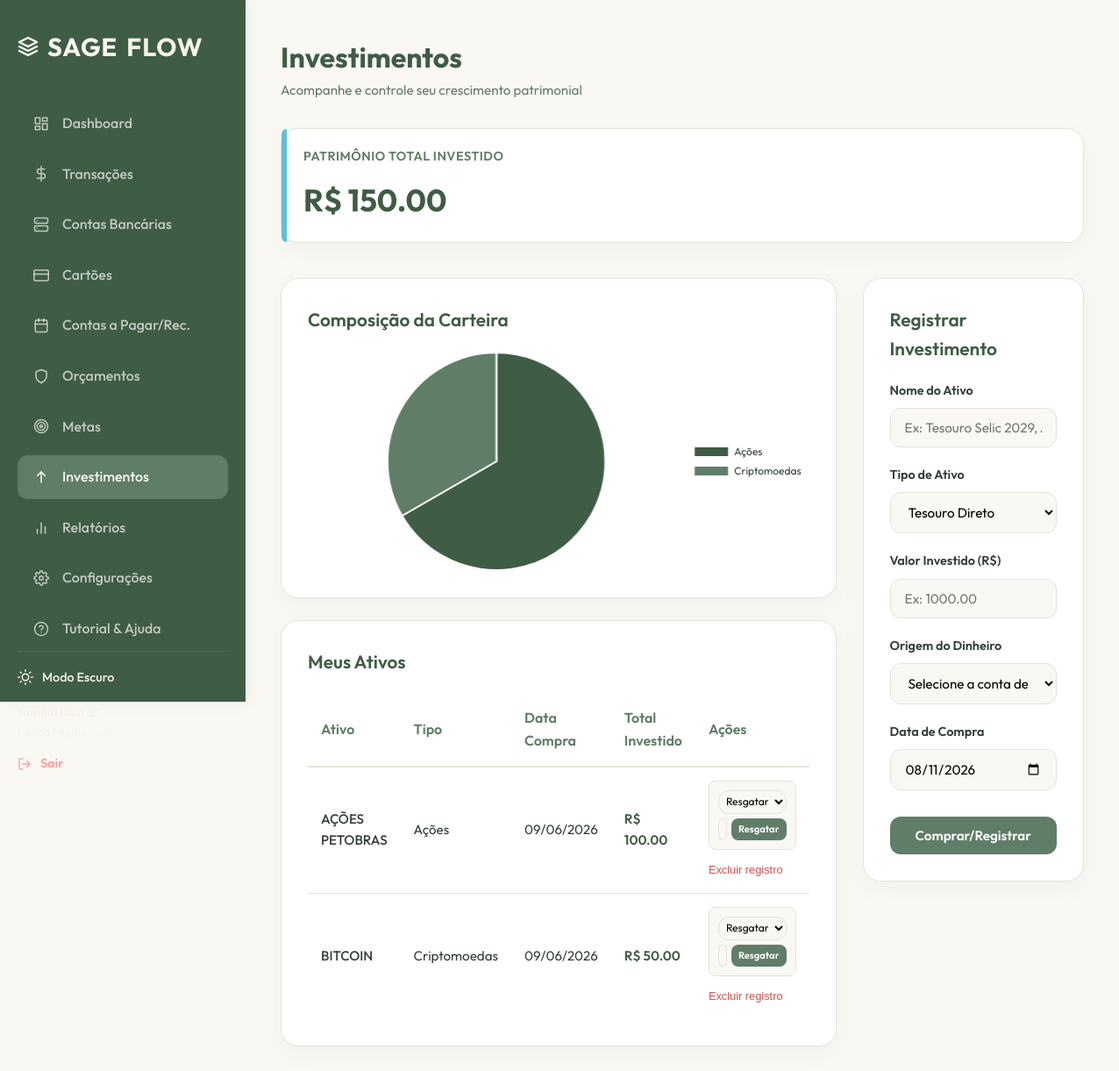
Page /investments/ (signed in) on the committed database.
### app/models.py (models this page shows)
class Investment(db.Model):
    __tablename__ = 'investments'
    id = db.Column(db.Integer, primary_key=True)
    user_id = db.Column(db.Integer, db.ForeignKey('users.id'), nullable=False)
    name = db.Column(db.String(100), nullable=False)
    type = db.Column(db.String(50), nullable=False)  # Tesouro Direto, CDB, ETFs, Ações, Criptomoedas
    amount = db.Column(db.Float, nullable=False)
    purchase_date = db.Column(db.Date, nullable=False, default=datetime.utcnow)

### app/routes/investments.py (the view)
@investments_bp.route('/')
@login_required
def index():
    investments = Investment.query.filter_by(user_id=current_user.id).all()
    accounts = Account.query.filter_by(user_id=current_user.id).all()
    total_invested = sum(inv.amount for inv in investments)
    types_data = {}
    for inv in investments:
        types_data[inv.type] = types_data.get(inv.type, 0.0) + inv.amount
    return render_template(
        'investments.html',
        investments=investments,
        accounts=accounts,
        total_invested=total_invested,
        types_labels=list(types_data.keys()),
        types_values=list(types_data.values())
    )

### app/templates/investments.html (shortened to what this page needs)
{% extends 'base.html' %}
{% block content %}
<div class="page-header">
    <div class="page-title">
        <h2>Investimentos</h2>
        <p>Acompanhe e controle seu crescimento patrimonial</p>
    </div>
</div>
<div class="dashboard-grid" style="grid-template-columns: 1fr;">
    <div class="summary-card savings" style="padding: 20px 25px;">
        <span class="card-label">Patrimônio Total Investido</span>
        <span class="card-value" style="font-size: 2.2rem; color: var(--color-dark-green);">
            R$ {{ "%.2f"|format(total_invested) }}
        </span>
    </div>
</div>
<div class="section-grid">
    <div>
        {% if types_labels %}
            <div class="content-card" style="margin-bottom: 25px;">
                <h3>Composição da Carteira</h3>
                <div style="max-height: 250px; display: flex; justify-content: center; position: relative;">
                    <canvas id="portfolioChart" width="250" height="250"></canvas>
                </div>
            </div>
        {% endif %}
        <div class="content-card">
            <h3>Meus Ativos</h3>
            {% if investments %}
                <div class="table-responsive">
                    <table class="table">
                        <thead>
                            <tr>
                                <th>Ativo</th>
                                <th>Tipo</th>
                                <th>Data Compra</th>
                                <th>Total Investido</th>
                                <th>Ações</th>
                            </tr>
                        </thead>
                        <tbody>
                            {% for inv in investments %}
                                <tr>
                                    <td style="font-weight: 500;">{{ inv.name }}</td>
                                    <td>{{ inv.type }}</td>
                                    <td>{{ inv.purchase_date.strftime('%d/%m/%Y') }}</td>
                                    <td style="font-weight: 600; color: var(--color-dark-green);">
                                        R$ {{ "%.2f"|format(inv.amount) }}
                                    </td>
                                    <td>
                                        <div style="background-color: var(--color-off-white); padding: 10px; border-radius: var(--border-radius-sm); border: 1px solid var(--color-light-gray); margin-bottom: 10px;">
                                            <form action="{{ url_for('investments.redeem', id=inv.id) }}" method="POST" style="display: flex; flex-direction: column; gap: 5px;">
                                                <select name="account_id" class="form-control" style="padding: 4px; font-size: 0.75rem;" required>
                                                    <option value="">Resgatar para...</option>
                                                </select>
                                                <div style="display: flex; gap: 5px;">
                                                    <input type="number" name="amount" class="form-control" step="0.01" max="{{ inv.amount }}" placeholder="Valor (R$)" style="padding: 4px; font-size: 0.75rem; flex-grow: 1;" required>
                                                    <button type="submit" class="btn btn-primary btn-sm" style="padding: 4px 8px; font-size: 0.7rem; background-color: var(--color-sage);">Resgatar</button>
                                                </div>
                                            </form>
                                        </div>
                                        <form action="{{ url_for('investments.delete', id=inv.id) }}" method="POST" onsubmit="return confirm('Deseja excluir este registro de investimento? Não haverá impacto em suas contas.');">
                                            <button type="submit" style="background: none; border: none; cursor: pointer; color: var(--color-danger); font-size: 0.8rem;">Excluir registro</button>
                                        </form>
                                    </td>
                                </tr>
                            {% endfor %}
                        </tbody>
                    </table>
                </div>
            {% else %}
                <div class="empty-state">
                    <p>Nenhum ativo investido cadastrado.</p>
                </div>
            {% endif %}
        </div>
    </div>
    <div class="content-card" style="height: fit-content;">
        <h3>Registrar Investimento</h3>
        <form action="{{ url_for('investments.add') }}" method="POST">
            <div class="form-group">
                <label for="name" class="form-label">Nome do Ativo</label>
                <input type="text" id="name" name="name" class="form-control" placeholder="Ex: Tesouro Selic 2029, Ações Petrobras" required>
            </div>
            <div class="form-group">
                <label for="type" class="form-label">Tipo de Ativo</label>
                <select id="type" name="type" class="form-control" required>
                    <option value="Tesouro Direto">Tesouro Direto</option>
                </select>
            </div>
            <div class="form-group">
                <label for="amount" class="form-label">Valor Investido (R$)</label>
                <input type="number" id="amount" name="amount" class="form-control" step="0.01" placeholder="Ex: 1000.00" required>
            </div>
            <div class="form-group">
                <label for="account_id" class="form-label">Origem do Dinheiro</label>
                <select id="account_id" name="account_id" class="form-control" required>
                    <option value="">Selecione a conta de pagamento...</option>
                </select>
            </div>
            <div class="form-group">
                <label for="purchase_date" class="form-label">Data de Compra</label>
                <input type="date" id="purchase_date" name="purchase_date" class="form-control" required>
            </div>
            <button type="submit" class="btn btn-primary" style="width: 100%; margin-top: 10px;">Comprar/Registrar</button>
        </form>
    </div>
</div>
{% endblock %}
{% block extra_js %}
{% if types_labels %}
<script>
    document.addEventListener('DOMContentLoaded', function() {
        // Set today's date
        const dateInput = document.getElementById('purchase_date');
        if (dateInput && !dateInput.value) {
            dateInput.value = new Date().toISOString().split('T')[0];
        }
        const ctx = document.getElementById('portfolioChart').getContext('2d');
        new Chart(ctx, {
            type: 'pie',
            data: {
                labels: {{ types_labels|tojson }},
                datasets: [{
                    data: {{ types_values|tojson }},
                    backgroundColor: [
                        '#3F5C45',
                        '#5F7D67',
                        '#8A9A86',
                        '#B0BCAD',
                        '#D3DDD0'
                    ],
                    borderWidth: 2,
                    borderColor: '#ffffff'
                }]
            },
            options: {
                responsive: true,
                maintainAspectRatio: false,
                plugins: {
                    legend: {
                        position: 'right',
                        labels: {
                            font: {
                                family: 'Outfit',
                                size: 12
                            },
                            color: '#333d37'
                        }
                    }
                }
            }
        });
    });
</script>
{% endif %}
{% endblock %}

### app/static/css/style.css (style rules this page uses)
:root { --color-sage: #5F7D67; --color-dark-green: #3F5C45; --color-beige: #F5F1E8; --color-off-white: #FAF8F3; --color-light-gray: #E5E2DA; --color-dark-gray: #333d37; --color-card-bg: #ffffff; --color-accent-green: #4E6E58; --color-danger: #d9534f; --color-success: #5cb85c; --color-info: #5bc0de; --color-warning: #f0ad4e; --font-primary: 'Outfit', sans-serif; --border-radius-sm: 8px; --border-radius-md: 12px; --border-radius-lg: 20px; --box-shadow: 0 8px 30px rgba(0, 0, 0, 0.04); --box-shadow-hover: 0 12px 40px rgba(0, 0, 0, 0.08); --transition: all 0.3s cubic-bezier(0.25, 0.8, 0.25, 1); }
* { box-sizing: border-box; margin: 0; padding: 0; }
body { font-family: var(--font-primary); background-color: var(--color-off-white); color: var(--color-dark-gray); line-height: 1.6; overflow-x: hidden; }
.page-header { display: flex; justify-content: space-between; align-items: center; margin-bottom: 30px; }
.page-title h2 { font-size: 2rem; color: var(--color-dark-green); font-weight: 700; }
.page-title p { color: var(--color-sage); font-size: 0.95rem; }
.dashboard-grid { display: grid; grid-template-columns: repeat(auto-fit, minmax(240px, 1fr)); gap: 25px; margin-bottom: 40px; }
.summary-card { background-color: var(--color-card-bg); border-radius: var(--border-radius-lg); padding: 25px; box-shadow: var(--box-shadow); border: 1px solid var(--color-light-gray); display: flex; flex-direction: column; justify-content: space-between; position: relative; transition: var(--transition); }
.summary-card::before { content: ''; position: absolute; top: 0; left: 0; width: 6px; height: 100%; background-color: var(--color-sage); border-radius: var(--border-radius-lg) 0 0 var(--border-radius-lg); }
.summary-card.savings::before { background-color: var(--color-info); }
.card-label { font-size: 0.9rem; color: var(--color-sage); font-weight: 600; text-transform: uppercase; letter-spacing: 0.5px; }
.card-value { font-size: 2rem; font-weight: 700; color: var(--color-dark-green); margin-top: 10px; }
.section-grid { display: grid; grid-template-columns: 2fr 1fr; gap: 30px; margin-bottom: 40px; }
.content-card { background-color: var(--color-card-bg); border-radius: var(--border-radius-lg); padding: 30px; box-shadow: var(--box-shadow); border: 1px solid var(--color-light-gray); }
.content-card h3 { font-size: 1.3rem; color: var(--color-dark-green); margin-bottom: 20px; font-weight: 600; display: flex; justify-content: space-between; align-items: center; }
.form-group { margin-bottom: 20px; }
.form-label { display: block; margin-bottom: 8px; font-weight: 600; font-size: 0.9rem; color: var(--color-dark-gray); }
.form-control { width: 100%; padding: 12px 16px; border-radius: var(--border-radius-md); border: 1px solid var(--color-light-gray); background-color: var(--color-off-white); font-family: var(--font-primary); font-size: 0.95rem; transition: var(--transition); }
.btn { display: inline-flex; align-items: center; justify-content: center; gap: 10px; padding: 12px 24px; border-radius: var(--border-radius-md); font-family: var(--font-primary); font-weight: 600; font-size: 0.95rem; border: none; cursor: pointer; transition: var(--transition); text-decoration: none; }
.btn-primary { background-color: var(--color-sage); color: #ffffff; }
.btn-sm { padding: 8px 16px; font-size: 0.85rem; border-radius: var(--border-radius-sm); }
.table-responsive { overflow-x: auto; margin-top: 15px; }
.table { width: 100%; border-collapse: collapse; text-align: left; }
.table th { padding: 15px; font-weight: 600; color: var(--color-sage); border-bottom: 2px solid var(--color-light-gray); }
.table td { padding: 15px; border-bottom: 1px solid var(--color-light-gray); font-size: 0.95rem; }
.table tr:last-child td { border-bottom: none; }

### rows in the picture
Investment: name "AÇÕES PETOBRAS", type "Ações", purchase_date "09/06/2026", amount "100.00"
Investment: name "BITCOIN", type "Criptomoedas", purchase_date "09/06/2026", amount "50.00"

### other values in the picture
{{ "%.2f"|format(total_invested) }} "150.00"
chart data {{ types_values|tojson }} [100.0, 50.0]
